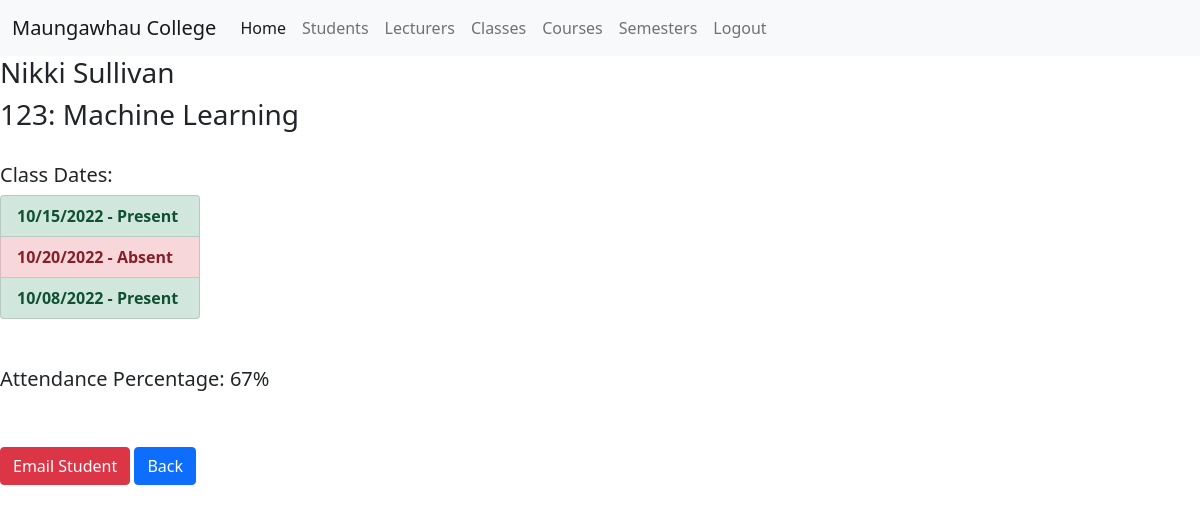
The page /student/14/14 (signed in) on the database as committed earlier.
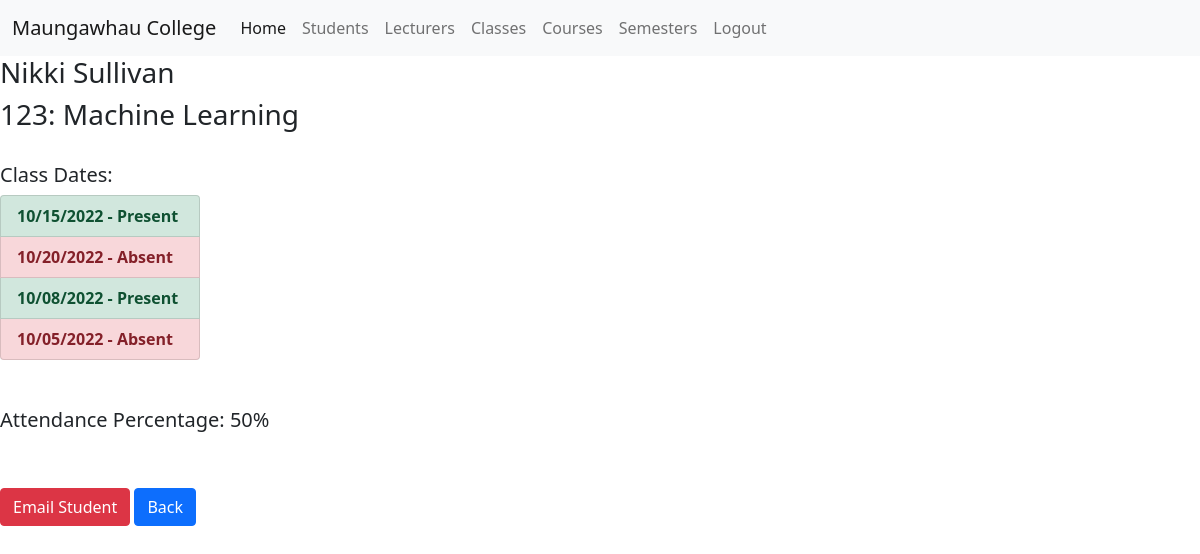
The same page on the database as committed later.
### attendance/models.py (models this page shows)
class CollegeDay(models.Model):
    collegedate = models.DateField()
    collegeclass = models.ForeignKey(Class, on_delete=models.CASCADE)
    students = models.ManyToManyField(Student,blank=True, null=True, related_name="collegeday_student")
    def __str__(self):
        return self.collegedate.strftime('%m/%d/%Y')

### attendance/views.py (the view)
# urls.py: path('student/<int:student_id>/<int:class_id>', studentClassDetail, name="student-class-detail"),
def studentClassDetail(request, student_id, class_id):
    student = get_object_or_404(Student, student_id=student_id)
    selected_class = Class.objects.get(id=class_id)
    total_collegedays = CollegeDay.objects.filter(collegeclass_id=class_id)
    attended_collegedays = CollegeDay.objects.filter(collegeclass_id=class_id, students=student_id)
    attendance_result = attended_collegedays.count() / total_collegedays.count()
    attendance_percentage = int(round(attendance_result * 100))
    return render(request, "student/student-class-detail.html", {
        "student": student,
        "selected_class": selected_class,
        "attended_classes": total_collegedays,
        "percentage": attendance_percentage
    })

### attendance/models.py (called while the page is built)
    def __str__(self):
        return self.user.first_name + " " + self.user.last_name

    def __str__(self):
        return self.name

    def __str__(self):
        return self.number +": "+self.course.__str__()

### attendance/templates/student/student-class-detail.html (shortened to what this page needs)
{% extends 'base.html' %}
{% block content %}
    {% if user.is_authenticated and user.is_superuser %}
        <h3>{{ student }}</h3>
        <h3>{{ selected_class }} </h3>
        <br>
        <h5>Class Dates:</h5>
        <ul class="list-group" style="width: 200px; font-weight: bold">
            {% for collegeday in selected_class.collegeday_set.all %}
                {% if collegeday %}
                    {% if student not in collegeday.students.all %}
                        <li class="list-group-item list-group-item-danger">
                            {{ collegeday }} - Absent
                        </li>
                    {% else %}
                        <li class="list-group-item list-group-item-success">
                            {{ collegeday }} - Present
                        </li>
                    {% endif %}
                {% else %}
                    No Dates
                {% endif %}
            {% endfor %}
        </ul>
        <br>
        <br>
        <h5>Attendance Percentage: {{ percentage }}%</h5>
        <br>
        <br>
        {% if percentage < 75 %}
            <a href="{% url 'email-student' student_id=student.student_id class_id=selected_class.pk %}"
               class="btn btn-danger">Email Student</a>
        {% endif %}
        <a href="{% url 'student-detail' student.student_id %}" class="btn btn-primary">Back</a>
    {% else %}
        <H1>YOU DONT HAVE ACCESS</H1>
    {% endif %}
{% endblock %}

Rows that differ between the two databases and show on the page:
added CollegeDay: collegedate "10/05/2022"
Other text that changed with them:
{{ percentage }}: "67" → "50"
